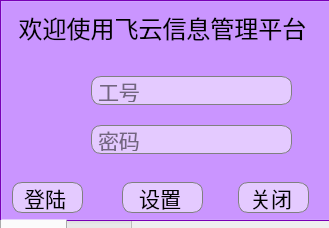
<?xml version="1.0" encoding="UTF-8"?>
<ui version="4.0">
 <class>Form</class>
 <widget class="QWidget" name="Form">
  <property name="windowModality">
   <enum>Qt::NonModal</enum>
  </property>
  <property name="enabled">
   <bool>true</bool>
  </property>
  <property name="geometry">
   <rect>
    <x>0</x>
    <y>0</y>
    <width>329</width>
    <height>228</height>
   </rect>
  </property>
  <property name="sizePolicy">
   <sizepolicy hsizetype="Preferred" vsizetype="Preferred">
    <horstretch>0</horstretch>
    <verstretch>0</verstretch>
   </sizepolicy>
  </property>
  <property name="maximumSize">
   <size>
    <width>359</width>
    <height>359</height>
   </size>
  </property>
  <property name="mouseTracking">
   <bool>false</bool>
  </property>
  <property name="acceptDrops">
   <bool>false</bool>
  </property>
  <property name="windowTitle">
   <string>登陆</string>
  </property>
  <property name="windowIcon">
   <iconset>
    <normaloff>ICO/主题.png</normaloff>ICO/主题.png</iconset>
  </property>
  <property name="layoutDirection">
   <enum>Qt::LeftToRight</enum>
  </property>
  <widget class="QTabWidget" name="tabWidget">
   <property name="geometry">
    <rect>
     <x>0</x>
     <y>0</y>
     <width>331</width>
     <height>261</height>
    </rect>
   </property>
   <property name="sizePolicy">
    <sizepolicy hsizetype="Preferred" vsizetype="Preferred">
     <horstretch>0</horstretch>
     <verstretch>0</verstretch>
    </sizepolicy>
   </property>
   <property name="palette">
    <palette>
     <active>
      <colorrole role="Button">
       <brush brushstyle="SolidPattern">
        <color alpha="255">
         <red>170</red>
         <green>85</green>
         <blue>255</blue>
        </color>
       </brush>
      </colorrole>
      <colorrole role="Base">
       <brush brushstyle="SolidPattern">
        <color alpha="255">
         <red>170</red>
         <green>85</green>
         <blue>255</blue>
        </color>
       </brush>
      </colorrole>
      <colorrole role="Window">
       <brush brushstyle="SolidPattern">
        <color alpha="255">
         <red>170</red>
         <green>0</green>
         <blue>255</blue>
        </color>
       </brush>
      </colorrole>
     </active>
     <inactive>
      <colorrole role="Button">
       <brush brushstyle="SolidPattern">
        <color alpha="255">
         <red>170</red>
         <green>85</green>
         <blue>255</blue>
        </color>
       </brush>
      </colorrole>
      <colorrole role="Base">
       <brush brushstyle="SolidPattern">
        <color alpha="255">
         <red>170</red>
         <green>85</green>
         <blue>255</blue>
        </color>
       </brush>
      </colorrole>
      <colorrole role="Window">
       <brush brushstyle="SolidPattern">
        <color alpha="255">
         <red>170</red>
         <green>0</green>
         <blue>255</blue>
        </color>
       </brush>
      </colorrole>
     </inactive>
     <disabled>
      <colorrole role="Button">
       <brush brushstyle="SolidPattern">
        <color alpha="255">
         <red>170</red>
         <green>85</green>
         <blue>255</blue>
        </color>
       </brush>
      </colorrole>
      <colorrole role="Base">
       <brush brushstyle="SolidPattern">
        <color alpha="255">
         <red>170</red>
         <green>0</green>
         <blue>255</blue>
        </color>
       </brush>
      </colorrole>
      <colorrole role="Window">
       <brush brushstyle="SolidPattern">
        <color alpha="255">
         <red>170</red>
         <green>0</green>
         <blue>255</blue>
        </color>
       </brush>
      </colorrole>
     </disabled>
    </palette>
   </property>
   <property name="font">
    <font>
     <family>新宋体</family>
     <pointsize>16</pointsize>
    </font>
   </property>
   <property name="mouseTracking">
    <bool>false</bool>
   </property>
   <property name="tabletTracking">
    <bool>false</bool>
   </property>
   <property name="focusPolicy">
    <enum>Qt::ClickFocus</enum>
   </property>
   <property name="contextMenuPolicy">
    <enum>Qt::DefaultContextMenu</enum>
   </property>
   <property name="layoutDirection">
    <enum>Qt::LeftToRight</enum>
   </property>
   <property name="autoFillBackground">
    <bool>false</bool>
   </property>
   <property name="styleSheet">
    <string notr="true">QLineEdit{
        border:1px solid gray;
        border-radius:10px;
        padding:2px 4px;
		background-color: rgba(255, 255, 255, 0.5);
}</string>
   </property>
   <property name="tabPosition">
    <enum>QTabWidget::South</enum>
   </property>
   <property name="tabShape">
    <enum>QTabWidget::Rounded</enum>
   </property>
   <property name="currentIndex">
    <number>0</number>
   </property>
   <widget class="QWidget" name="denglu">
    <attribute name="title">
     <string>登录</string>
    </attribute>
    <widget class="QLabel" name="label_8">
     <property name="geometry">
      <rect>
       <x>10</x>
       <y>0</y>
       <width>301</width>
       <height>51</height>
      </rect>
     </property>
     <property name="font">
      <font>
       <family>华文彩云</family>
       <pointsize>18</pointsize>
      </font>
     </property>
     <property name="frameShape">
      <enum>QFrame::NoFrame</enum>
     </property>
     <property name="frameShadow">
      <enum>QFrame::Plain</enum>
     </property>
     <property name="text">
      <string>欢迎使用飞云信息管理平台</string>
     </property>
     <property name="alignment">
      <set>Qt::AlignCenter</set>
     </property>
    </widget>
    <widget class="QLineEdit" name="mima">
     <property name="geometry">
      <rect>
       <x>89</x>
       <y>123</y>
       <width>201</width>
       <height>29</height>
      </rect>
     </property>
     <property name="font">
      <font>
       <family>新宋体</family>
       <pointsize>16</pointsize>
      </font>
     </property>
     <property name="styleSheet">
      <string notr="true">QLineEdit{
        border:1px solid gray;
        border-radius:10px;
        padding:2px 4px;
		background-color: rgba(255, 255, 255, 0.5);
}</string>
     </property>
     <property name="echoMode">
      <enum>QLineEdit::Password</enum>
     </property>
     <property name="placeholderText">
      <string>密码</string>
     </property>
     <property name="clearButtonEnabled">
      <bool>true</bool>
     </property>
    </widget>
    <widget class="QLabel" name="label_2">
     <property name="geometry">
      <rect>
       <x>30</x>
       <y>110</y>
       <width>51</width>
       <height>51</height>
      </rect>
     </property>
     <property name="font">
      <font>
       <family>新宋体</family>
       <pointsize>18</pointsize>
      </font>
     </property>
     <property name="text">
      <string/>
     </property>
     <property name="pixmap">
      <pixmap>ICO/png/shell32.dll(45).png</pixmap>
     </property>
    </widget>
    <widget class="QLineEdit" name="zhanghao">
     <property name="geometry">
      <rect>
       <x>89</x>
       <y>74</y>
       <width>201</width>
       <height>29</height>
      </rect>
     </property>
     <property name="font">
      <font>
       <family>新宋体</family>
       <pointsize>16</pointsize>
      </font>
     </property>
     <property name="styleSheet">
      <string notr="true">QLineEdit{
        border:1px solid gray;
        border-radius:10px;
        padding:2px 4px;
		background-color: rgba(255, 255, 255, 0.5);
}</string>
     </property>
     <property name="placeholderText">
      <string>工号</string>
     </property>
     <property name="clearButtonEnabled">
      <bool>true</bool>
     </property>
    </widget>
    <widget class="QLabel" name="label">
     <property name="geometry">
      <rect>
       <x>30</x>
       <y>60</y>
       <width>51</width>
       <height>41</height>
      </rect>
     </property>
     <property name="font">
      <font>
       <family>新宋体</family>
       <pointsize>18</pointsize>
      </font>
     </property>
     <property name="text">
      <string/>
     </property>
     <property name="textFormat">
      <enum>Qt::AutoText</enum>
     </property>
     <property name="pixmap">
      <pixmap>ICO/png/shell32.dll(269).png</pixmap>
     </property>
     <property name="scaledContents">
      <bool>false</bool>
     </property>
     <property name="alignment">
      <set>Qt::AlignRight|Qt::AlignTrailing|Qt::AlignVCenter</set>
     </property>
    </widget>
    <widget class="QPushButton" name="guanbi">
     <property name="enabled">
      <bool>true</bool>
     </property>
     <property name="geometry">
      <rect>
       <x>236</x>
       <y>180</y>
       <width>71</width>
       <height>31</height>
      </rect>
     </property>
     <property name="font">
      <font>
       <family>新宋体</family>
       <pointsize>16</pointsize>
      </font>
     </property>
     <property name="styleSheet">
      <string notr="true">QPushButton{
        border:1px solid gray;
        color:black;
        font-size:16;
		border-radius:10px;
        padding-left:5px;
        padding-right:10px;
        text-align:middle;
		background:LightGray;
		background-color: rgba(255, 255, 255, 0.5);
    }
    QPushButton:hover{
        color:white;
        border:1px solid #40E0D0;
        border-radius:10px;
        background:#40E0D0;
    }</string>
     </property>
     <property name="text">
      <string>关闭</string>
     </property>
    </widget>
    <widget class="QPushButton" name="shezhi_2">
     <property name="geometry">
      <rect>
       <x>120</x>
       <y>180</y>
       <width>81</width>
       <height>31</height>
      </rect>
     </property>
     <property name="font">
      <font>
       <family>新宋体</family>
       <pointsize>16</pointsize>
      </font>
     </property>
     <property name="styleSheet">
      <string notr="true">QPushButton{
        border:1px solid gray;
        color:black;
        font-size:11;
		border-radius:10px;
        padding-left:5px;
        padding-right:10px;
        text-align:middle;
		background:LightGray;
		background-color: rgba(255, 255, 255, 0.5);
    }
    QPushButton:hover{
        color:white;
        border:1px solid #40E0D0;
        border-radius:10px;
        background:#40E0D0;
    }</string>
     </property>
     <property name="text">
      <string>设置</string>
     </property>
    </widget>
    <widget class="QPushButton" name="denglu_2">
     <property name="enabled">
      <bool>true</bool>
     </property>
     <property name="geometry">
      <rect>
       <x>10</x>
       <y>180</y>
       <width>71</width>
       <height>31</height>
      </rect>
     </property>
     <property name="font">
      <font>
       <family>新宋体</family>
       <pointsize>16</pointsize>
      </font>
     </property>
     <property name="styleSheet">
      <string notr="true">QPushButton{
        border:1px solid gray;
        color:black;
        font-size:11;
		border-radius:10px;
        padding-left:5px;
        padding-right:10px;
        text-align:middle;
		background:LightGray;
		background-color: rgba(255, 255, 255, 0.5);
    }
    QPushButton:hover{
        color:white;
        border:1px solid #40E0D0;
        border-radius:10px;
        background:#40E0D0;
    }</string>
     </property>
     <property name="text">
      <string>登陆</string>
     </property>
    </widget>
   </widget>
   <widget class="QWidget" name="shezhi">
    <attribute name="title">
     <string>设置</string>
    </attribute>
    <widget class="QWidget" name="layoutWidget">
     <property name="geometry">
      <rect>
       <x>10</x>
       <y>0</y>
       <width>311</width>
       <height>221</height>
      </rect>
     </property>
     <layout class="QGridLayout" name="gridLayout_3">
      <item row="1" column="0">
       <widget class="QPushButton" name="queren">
        <property name="minimumSize">
         <size>
          <width>0</width>
          <height>30</height>
         </size>
        </property>
        <property name="font">
         <font>
          <family>新宋体</family>
          <pointsize>16</pointsize>
         </font>
        </property>
        <property name="styleSheet">
         <string notr="true">QPushButton{
        border:1px solid gray;
        color:black;
        font-size:11;
		border-radius:10px;
        padding-left:5px;
        padding-right:10px;
        text-align:middle;
		background:LightGray;
		background-color: rgba(255, 255, 255, 0.5);
    }
    QPushButton:hover{
        color:white;
        border:1px solid #40E0D0;
        border-radius:10px;
        background:#40E0D0;
    }</string>
        </property>
        <property name="text">
         <string>确认</string>
        </property>
       </widget>
      </item>
      <item row="1" column="1">
       <widget class="QPushButton" name="chongzhi">
        <property name="minimumSize">
         <size>
          <width>0</width>
          <height>30</height>
         </size>
        </property>
        <property name="font">
         <font>
          <family>新宋体</family>
          <pointsize>16</pointsize>
         </font>
        </property>
        <property name="styleSheet">
         <string notr="true">QPushButton{
        border:1px solid gray;
        color:black;
        font-size:11;
		border-radius:10px;
        padding-left:5px;
        padding-right:10px;
        text-align:middle;
		background:LightGray;
		background-color: rgba(255, 255, 255, 0.5);
    }
    QPushButton:hover{
        color:white;
        border:1px solid #40E0D0;
        border-radius:10px;
        background:#40E0D0;
    }</string>
        </property>
        <property name="text">
         <string>重置</string>
        </property>
       </widget>
      </item>
      <item row="1" column="2">
       <widget class="QPushButton" name="tuichu">
        <property name="minimumSize">
         <size>
          <width>0</width>
          <height>30</height>
         </size>
        </property>
        <property name="font">
         <font>
          <family>新宋体</family>
          <pointsize>16</pointsize>
         </font>
        </property>
        <property name="styleSheet">
         <string notr="true">QPushButton{
        border:1px solid gray;
        color:black;
        font-size:11;
		border-radius:10px;
        padding-left:5px;
        padding-right:10px;
        text-align:middle;
		background:LightGray;
		background-color: rgba(255, 255, 255, 0.5);
    }
    QPushButton:hover{
        color:white;
        border:1px solid #40E0D0;
        border-radius:10px;
        background:#40E0D0;
    }</string>
        </property>
        <property name="text">
         <string>退出</string>
        </property>
       </widget>
      </item>
      <item row="0" column="0" colspan="3">
       <layout class="QGridLayout" name="gridLayout_2">
        <item row="0" column="0">
         <widget class="QLabel" name="label_3">
          <property name="font">
           <font>
            <family>新宋体</family>
            <pointsize>18</pointsize>
           </font>
          </property>
          <property name="text">
           <string>服务器ID：</string>
          </property>
         </widget>
        </item>
        <item row="0" column="1">
         <widget class="QLineEdit" name="fuwuqiID">
          <property name="font">
           <font>
            <family>新宋体</family>
            <pointsize>16</pointsize>
           </font>
          </property>
          <property name="inputMask">
           <string>999.999.999.999</string>
          </property>
          <property name="text">
           <string>127.0.0.1</string>
          </property>
          <property name="echoMode">
           <enum>QLineEdit::Normal</enum>
          </property>
         </widget>
        </item>
        <item row="1" column="0">
         <widget class="QLabel" name="label_4">
          <property name="font">
           <font>
            <family>新宋体</family>
            <pointsize>18</pointsize>
           </font>
          </property>
          <property name="text">
           <string>数据库名：</string>
          </property>
         </widget>
        </item>
        <item row="1" column="1">
         <widget class="QLineEdit" name="shujukuming">
          <property name="font">
           <font>
            <family>新宋体</family>
            <pointsize>16</pointsize>
           </font>
          </property>
          <property name="text">
           <string>mysql</string>
          </property>
         </widget>
        </item>
        <item row="2" column="0">
         <widget class="QLabel" name="label_5">
          <property name="font">
           <font>
            <family>新宋体</family>
            <pointsize>18</pointsize>
           </font>
          </property>
          <property name="text">
           <string>服务账号：</string>
          </property>
         </widget>
        </item>
        <item row="2" column="1">
         <widget class="QLineEdit" name="fuwuqizhanghao">
          <property name="font">
           <font>
            <family>新宋体</family>
            <pointsize>16</pointsize>
           </font>
          </property>
          <property name="text">
           <string>root</string>
          </property>
         </widget>
        </item>
        <item row="3" column="0">
         <widget class="QLabel" name="label_6">
          <property name="font">
           <font>
            <family>新宋体</family>
            <pointsize>18</pointsize>
           </font>
          </property>
          <property name="text">
           <string>服务密码：</string>
          </property>
         </widget>
        </item>
        <item row="3" column="1">
         <widget class="QLineEdit" name="fuwuqimima">
          <property name="font">
           <font>
            <family>新宋体</family>
            <pointsize>16</pointsize>
           </font>
          </property>
          <property name="inputMask">
           <string/>
          </property>
          <property name="text">
           <string>080420</string>
          </property>
          <property name="echoMode">
           <enum>QLineEdit::Password</enum>
          </property>
          <property name="cursorPosition">
           <number>6</number>
          </property>
         </widget>
        </item>
        <item row="4" column="0">
         <widget class="QLabel" name="label_7">
          <property name="font">
           <font>
            <family>新宋体</family>
            <pointsize>18</pointsize>
           </font>
          </property>
          <property name="text">
           <string>服务端口：</string>
          </property>
         </widget>
        </item>
        <item row="4" column="1">
         <widget class="QLineEdit" name="fuwuduankou">
          <property name="font">
           <font>
            <family>新宋体</family>
            <pointsize>16</pointsize>
           </font>
          </property>
          <property name="text">
           <string>3306</string>
          </property>
         </widget>
        </item>
       </layout>
      </item>
     </layout>
    </widget>
   </widget>
  </widget>
 </widget>
 <tabstops>
  <tabstop>zhanghao</tabstop>
  <tabstop>mima</tabstop>
  <tabstop>denglu_2</tabstop>
  <tabstop>guanbi</tabstop>
  <tabstop>fuwuqiID</tabstop>
  <tabstop>shujukuming</tabstop>
  <tabstop>fuwuqizhanghao</tabstop>
  <tabstop>fuwuqimima</tabstop>
  <tabstop>fuwuduankou</tabstop>
  <tabstop>queren</tabstop>
  <tabstop>chongzhi</tabstop>
  <tabstop>tuichu</tabstop>
 </tabstops>
 <resources/>
 <connections>
  <connection>
   <sender>guanbi</sender>
   <signal>clicked()</signal>
   <receiver>Form</receiver>
   <slot>close()</slot>
   <hints>
    <hint type="sourcelabel">
     <x>282</x>
     <y>197</y>
    </hint>
    <hint type="destinationlabel">
     <x>164</x>
     <y>115</y>
    </hint>
   </hints>
  </connection>
  <connection>
   <sender>tuichu</sender>
   <signal>clicked()</signal>
   <receiver>Form</receiver>
   <slot>close()</slot>
   <hints>
    <hint type="sourcelabel">
     <x>272</x>
     <y>206</y>
    </hint>
    <hint type="destinationlabel">
     <x>164</x>
     <y>162</y>
    </hint>
   </hints>
  </connection>
 </connections>
</ui>
